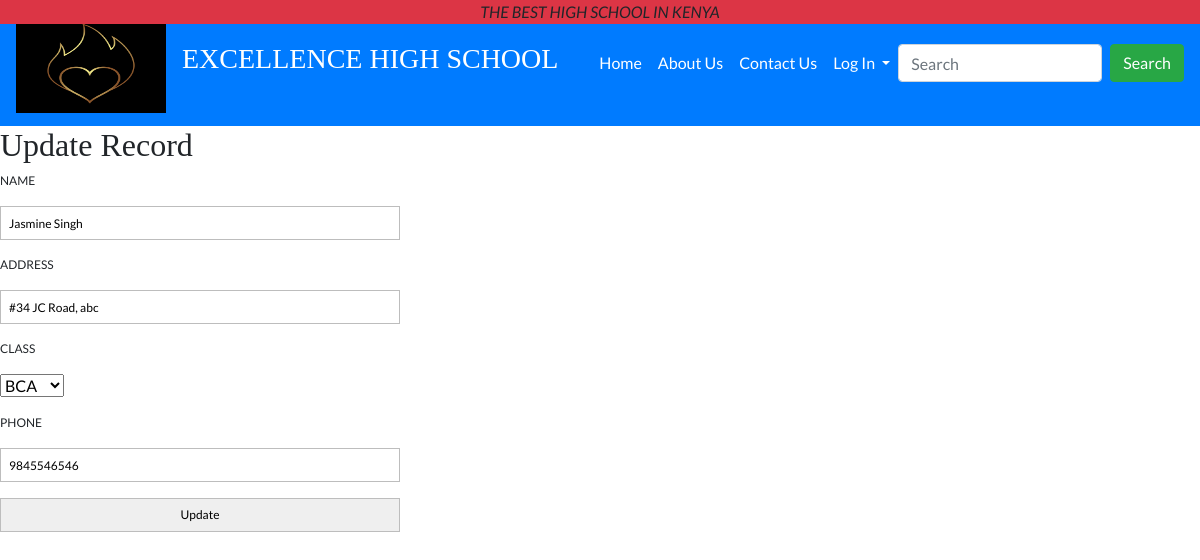
/edit.php?id=11, run on the app's committed database.
### tables this page shows
CREATE TABLE `student` (
  `sid` int(10) NOT NULL,
  `sname` varchar(30) NOT NULL,
  `saddress` varchar(100) NOT NULL,
  `sclass` int(10) NOT NULL,
  `sphone` varchar(10) NOT NULL
);

### edit.php (the view, shortened to what this page needs)
<?php include 'header.php'; ?>
<div id="main-content">
    <h2>Update Record</h2>
    <?php
    include 'config.php';
    $stu_id = $_GET['id'];
    $sql = "SELECT * FROM student WHERE sid = {$stu_id}";
    $result = mysqli_query($conn, $sql) or die("Query Unsuccessful.");
    if(mysqli_num_rows($result) > 0)  {
      while($row = mysqli_fetch_assoc($result)){
    ?>
    <form class="post-form" action="updatedata.php" method="post">
      <div class="form-group">
          <label>Name</label>
          <input type="text" name="sname" value="<?php echo $row['sname']; ?>"/>
      </div>
      <div class="form-group">
          <label>Address</label>
          <input type="text" name="saddress" value="<?php echo $row['saddress']; ?>"/>
      </div>
      <div class="form-group">
          <label>Class</label>
          <?php
            $sql1 = "SELECT * FROM studentclass";
            $result1 = mysqli_query($conn, $sql1) or die("Query Unsuccessful.");
            if(mysqli_num_rows($result1) > 0)  {
              echo '<select name="sclass">';
              while($row1 = mysqli_fetch_assoc($result1)){
                if($row['sclass'] == $row1['cid']){
                  $select = "selected";
                }else{
                  $select = "";
                }
                echo  "<option {$select} value='{$row1['cid']}'>{$row1['cname']}</option>";
              }
          echo "</select>";
        }
            ?>
      </div>
      <div class="form-group">
          <label>Phone</label>
          <input type="text" name="sphone" value="<?php echo $row['sphone']; ?>"/>
      </div>
      <input class="submit" type="submit" value="Update"/>
    </form>
    <?php
      }
    }
    ?>
</div>
</body>
</html>

### custom.css (style rules this page uses)
body { font-family: 'Lato', sans-serif; }
h1, h2, h3 { font-family: 'Playfair Display', serif; font-weight: 300; }
label { display: block; text-transform: uppercase; font-size: 12px; padding: 0px 0px 8px 0px; }
input { display: block; height: 34px; margin: 0; padding: 0px 8px; font-size: 12px; }
input, textarea { width: 400px; border: 1px solid #bdbdbd; -webkit-box-sizing: border-box; box-sizing: border-box; }

### data on the page
student: sname "Jasmine Singh", saddress "#34 JC Road, abc", sphone "9845546546"

### other printed values
form field sclass "BCA"
